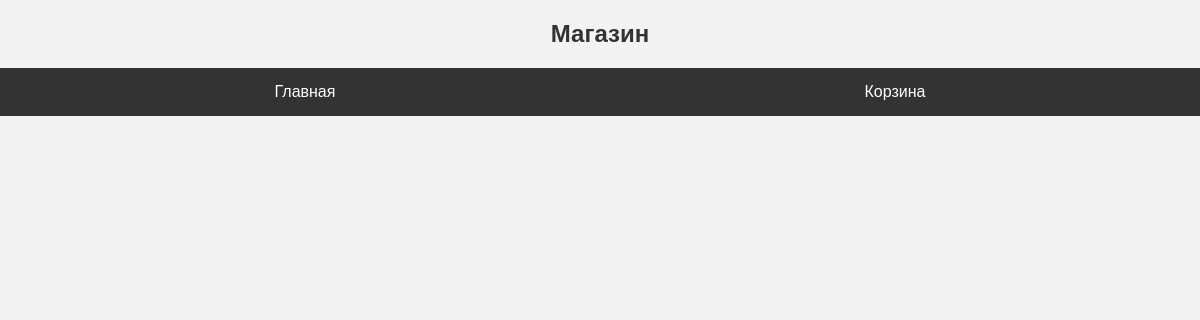
The app's page /, older data.
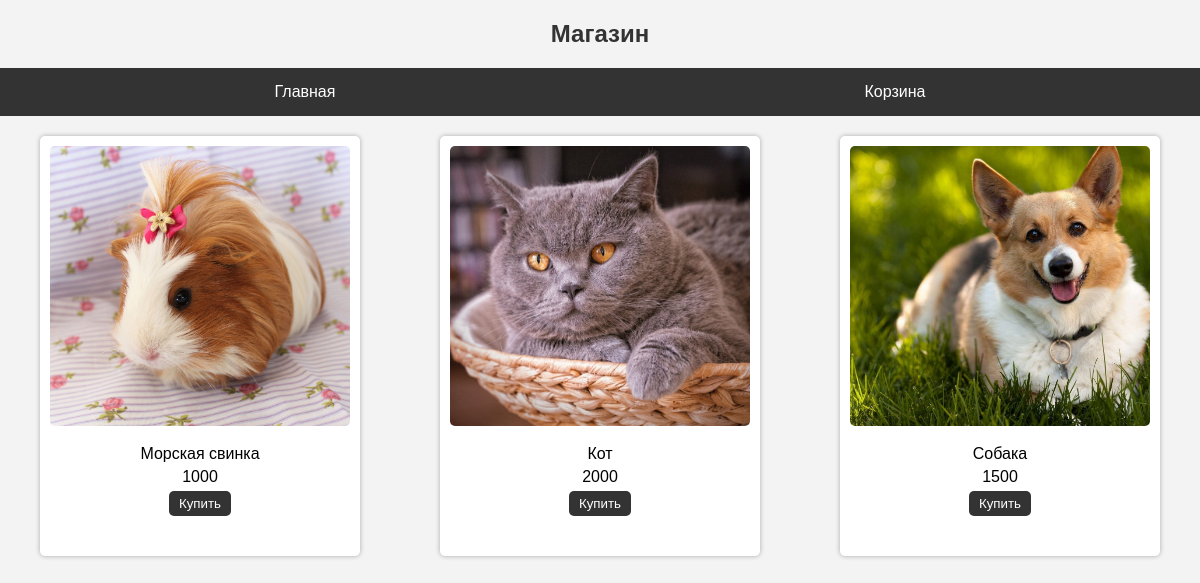
The same page, newer data.
### app/models.py (models this page shows, shortened)
class Tovar(models.Model):
    name = models.CharField(max_length=100, verbose_name='Название товара')
    price = models.IntegerField(verbose_name='Цена товара')
    image = models.CharField(max_length=500, verbose_name='Картинка товара')
    discount = models.FloatField(default=0, verbose_name='Скидка на товар')

### app/views.py (the view)
# urls.py: path('', views.index, name='home'),
def index(req):
    items = Tovar.objects.all()
    data = {'tovar': items}
    return render(req, 'index.html', data)

### templates/index.html (shortened to what this page needs)
<!DOCTYPE html>
{% load static %}
<html lang="en">
<head>
    <link rel="stylesheet" href="{% static 'index.css' %}">
</head>
<body>
    <h2>Магазин</h2>
    <header>
        <a href="{% url 'home' %}">Главная</a>
        <a href="{% url 'toCart' %}">Корзина</a>
    </header>
    <main>
        {% for one in tovar %}
            <div class="card">
                <img src="{% static one.image %}" alt="">
                <p>{{ one.name }}</p>
                <p>{{ one.price }}</p>
                <a href="{% url 'pay' one.id %}">
                    <button>Купить</button>
                </a>
            </div>
        {% endfor %}
    </main>
</body>
</html>

### app/static/index.css (style rules this page uses)
body { font-family: Arial, sans-serif; margin: 0; padding: 0; background-color: #f3f3f3; }
h2 { text-align: center; color: #333; }
header { background-color: #333; padding: 10px; display: flex; justify-content: space-around; }
header a { color: #fff; text-decoration: none; padding: 5px 10px; border-radius: 5px; }
main { display: flex; flex-wrap: wrap; justify-content: space-around; margin-top: 20px; }
.card { width: 300px; height: 400px; background-color: #fff; box-shadow: 0px 0px 5px rgba(0, 0, 0, 0.3); border-radius: 5px; margin-bottom: 20px; padding: 10px; text-align: center; }
.card img { width: 100%; height: 70%; object-fit: cover; margin-bottom: 10px; border-radius: 5px; }
.card p { margin: 5px 0; }
.card button { background-color: #333; color: #fff; border: none; padding: 5px 10px; border-radius: 5px; cursor: pointer; }

Row changes from the older to the newer data that the page shows:
added Tovar: image (picture), name "Морская свинка", price "1000"
added Tovar: image (picture), name "Кот", price "2000"
added Tovar: image (picture), name "Собака", price "1500"
